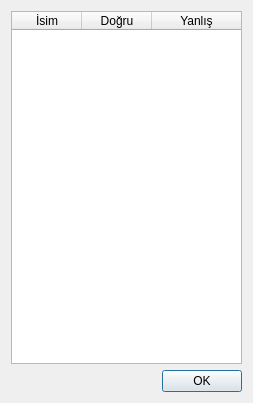
<?xml version="1.0" encoding="UTF-8"?>
<ui version="4.0">
 <class>Form</class>
 <widget class="QWidget" name="Form">
  <property name="windowModality">
   <enum>Qt::ApplicationModal</enum>
  </property>
  <property name="enabled">
   <bool>true</bool>
  </property>
  <property name="geometry">
   <rect>
    <x>0</x>
    <y>0</y>
    <width>253</width>
    <height>403</height>
   </rect>
  </property>
  <property name="sizePolicy">
   <sizepolicy hsizetype="Maximum" vsizetype="Maximum">
    <horstretch>0</horstretch>
    <verstretch>0</verstretch>
   </sizepolicy>
  </property>
  <property name="mouseTracking">
   <bool>false</bool>
  </property>
  <property name="windowTitle">
   <string>En İyi On Kişi</string>
  </property>
  <property name="windowIcon">
   <iconset resource="rc.qrc">
    <normaloff>:/DATA/Simge/bil.png</normaloff>:/DATA/Simge/bil.png</iconset>
  </property>
  <layout class="QGridLayout" name="gridLayout">
   <item row="2" column="0">
    <widget class="QDialogButtonBox" name="buttonBox">
     <property name="standardButtons">
      <set>QDialogButtonBox::Ok</set>
     </property>
    </widget>
   </item>
   <item row="1" column="0">
    <widget class="QTableWidget" name="tableWidget">
     <property name="enabled">
      <bool>true</bool>
     </property>
     <property name="verticalScrollBarPolicy">
      <enum>Qt::ScrollBarAsNeeded</enum>
     </property>
     <property name="horizontalScrollBarPolicy">
      <enum>Qt::ScrollBarAsNeeded</enum>
     </property>
     <property name="autoScroll">
      <bool>true</bool>
     </property>
     <property name="editTriggers">
      <set>QAbstractItemView::NoEditTriggers</set>
     </property>
     <property name="alternatingRowColors">
      <bool>true</bool>
     </property>
     <property name="selectionMode">
      <enum>QAbstractItemView::SingleSelection</enum>
     </property>
     <property name="selectionBehavior">
      <enum>QAbstractItemView::SelectRows</enum>
     </property>
     <property name="textElideMode">
      <enum>Qt::ElideNone</enum>
     </property>
     <property name="showGrid">
      <bool>true</bool>
     </property>
     <property name="gridStyle">
      <enum>Qt::SolidLine</enum>
     </property>
     <property name="wordWrap">
      <bool>true</bool>
     </property>
     <property name="cornerButtonEnabled">
      <bool>false</bool>
     </property>
     <attribute name="horizontalHeaderVisible">
      <bool>true</bool>
     </attribute>
     <attribute name="horizontalHeaderCascadingSectionResizes">
      <bool>true</bool>
     </attribute>
     <attribute name="horizontalHeaderDefaultSectionSize">
      <number>70</number>
     </attribute>
     <attribute name="horizontalHeaderHighlightSections">
      <bool>false</bool>
     </attribute>
     <attribute name="horizontalHeaderMinimumSectionSize">
      <number>30</number>
     </attribute>
     <attribute name="horizontalHeaderShowSortIndicator" stdset="0">
      <bool>false</bool>
     </attribute>
     <attribute name="horizontalHeaderStretchLastSection">
      <bool>true</bool>
     </attribute>
     <attribute name="verticalHeaderVisible">
      <bool>true</bool>
     </attribute>
     <attribute name="verticalHeaderCascadingSectionResizes">
      <bool>true</bool>
     </attribute>
     <attribute name="verticalHeaderHighlightSections">
      <bool>false</bool>
     </attribute>
     <attribute name="verticalHeaderShowSortIndicator" stdset="0">
      <bool>false</bool>
     </attribute>
     <attribute name="verticalHeaderStretchLastSection">
      <bool>true</bool>
     </attribute>
     <column>
      <property name="text">
       <string>İsim</string>
      </property>
     </column>
     <column>
      <property name="text">
       <string>Doğru</string>
      </property>
     </column>
     <column>
      <property name="text">
       <string>Yanlış</string>
      </property>
     </column>
    </widget>
   </item>
  </layout>
 </widget>
 <resources>
  <include location="rc.qrc"/>
 </resources>
 <connections>
  <connection>
   <sender>buttonBox</sender>
   <signal>accepted()</signal>
   <receiver>Form</receiver>
   <slot>close()</slot>
   <hints>
    <hint type="sourcelabel">
     <x>361</x>
     <y>279</y>
    </hint>
    <hint type="destinationlabel">
     <x>396</x>
     <y>252</y>
    </hint>
   </hints>
  </connection>
 </connections>
</ui>
